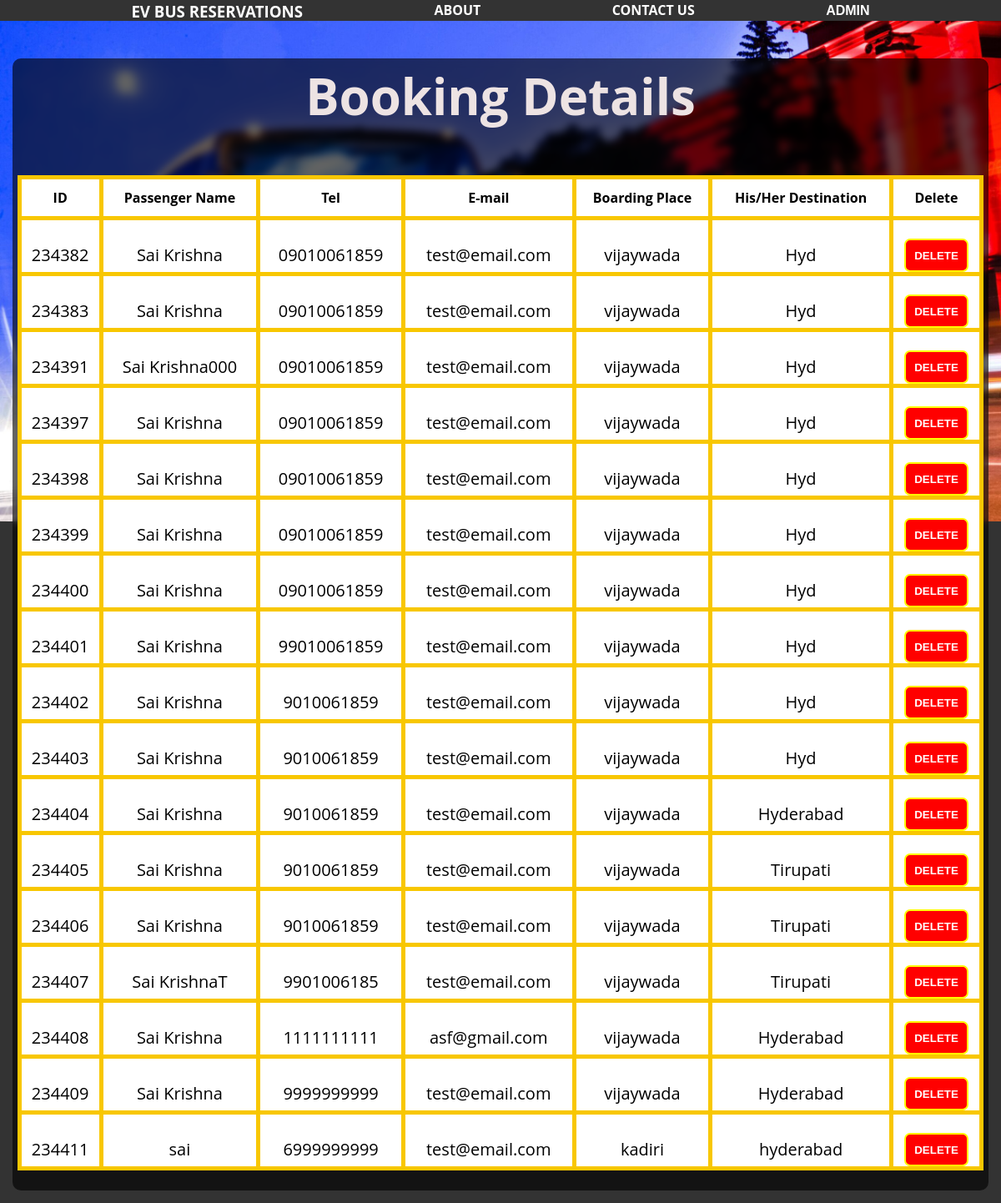
The app's page /BookingManage.php with its own data.
### tables this page shows
CREATE TABLE `booking` (
  `id` int(11) NOT NULL,
  `passenger_name` varchar(255) NOT NULL,
  `telephone` varchar(255) NOT NULL,
  `email` varchar(255) NOT NULL,
  `boarding_place` varchar(255) NOT NULL,
  `Your_destination` varchar(255) NOT NULL
);

### BookingManage.php (the view, shortened to what this page needs)
<?php
  include("connection.php");
?>
<!DOCTYPE html>
<html lang="en">
<head>
  <link rel="stylesheet" href="./css/styles.css">
</head>
<body>
    <div class="nav">
        <ul>
        <li><a  href="./home.php"><h3>EV BUS RESERVATIONS</h3></a></li>
          <li><a href="./about.php">About</a></li>
          <li><a href="./contact.php">Contact Us</a></li>
          <div class="dropdown">
            <button class="dropbtn">ADMIN
            </button>
          </div>
        </ul>
    </div>
  <header>
    <div class="div-main">
      <h1>Booking Details</h1>
    <?php
    $sqlget="SELECT * FROM booking";
    $sqldata=mysqli_query($conn,$sqlget) or die('error getting');
    echo "<table>";
    echo "<tr>
      <th>ID</th>
    <th>Passenger Name</th>
    <th>Tel</th>
    <th>E-mail</th>
    <th>Boarding Place</th>
    <th>His/Her Destination</th>
    <th>Delete</th>
       </tr>";
       while ($row=mysqli_fetch_array($sqldata,MYSQLI_ASSOC))
       {
        echo "<tr><td>";
        echo $row['id'];
        echo "</td><td>";
        echo $row['passenger_name'];
        echo "</td><td>";
        echo $row['telephone'];
        echo "</td><td>";
        echo $row['email'];
        echo "</td><td>";
        echo $row['boarding_place'];
        echo "</td><td>";
        echo $row['Your_destination'];
        echo "</td>";
        ?>
         <td>
        <button style="border:2px solid yellow; border-radius:7px; background-color:red;color:white;">
          <a href="deleteBooking.php?id=<?php echo $row['id'];?>">
          Delete
          </a>
        </button>
        </td>
    </tr>
<?php
       }
       echo "</table>";
?>
<br>
</div>
  </header>
</body>
</html>

### css/styles.css (style rules this page uses)
* { box-sizing: border-box; margin: 0; padding: 0; }
body { font-family: 'Open Sans', sans-serif; font-size: 16px; line-height: 1.5; background-color: #333; color: #ede3e3; }
header { padding: 15px; background-image: url(White-coach-bus-driving-at-night-min-scaled-2560x1280.jpg); background-repeat: no-repeat; background-size: 100%; }
.div-main { border-radius: 10px; background-color: rgba(0, 0, 0, 0.61); backdrop-filter: blur(5px); }
h1 { font-size: 60px; margin: 30px; text-align: center; }
.dropdown { float: left; overflow: hidden; }
.dropdown .dropbtn { font-weight: 700; font-size: 16px; border: none; color: white; background-color: #333; }

### BookingManage.php (style rules this page uses)
.nav { overflow: hidden; height: 25px; }
.nav ul { list-style: none; display: flex; justify-content: space-evenly; }
a { color: #fff; text-decoration: none; font-weight: 700; text-transform: uppercase; }
table { width:99%; border-collapse:collapse; margin:auto; text-align:center; margin-top:50px; border:5px solid #f8c700; background-color: rgb(255, 255, 255); color: #000; }
table th { border:5px solid #f8c700; padding:10px 0px 10px 0px; }
table tr td { border:5px solid #f8c700; height: 58px; padding: 22px 0px 0px 0px; border-bottom: 2px solid rgb(187, 187, 187); font-size: 20px; }
table tr td a { color: white; border-radius: 5px; text-decoration: none; margin: 10px; font-weight: 700; }
.btn,table tr td button { height:40px; border:2px solid yellow; border-radius:7px; background-color:red; color:white; }

### records on screen
booking: id "234382", passenger_name "Sai Krishna", telephone "09010061859", email "test@email.com", boarding_place "vijaywada", Your_destination "Hyd"
booking: id "234383", passenger_name "Sai Krishna", telephone "09010061859", email "test@email.com", boarding_place "vijaywada", Your_destination "Hyd"
booking: id "234391", passenger_name "Sai Krishna000", telephone "09010061859", email "test@email.com", boarding_place "vijaywada", Your_destination "Hyd"
booking: id "234397", passenger_name "Sai Krishna", telephone "09010061859", email "test@email.com", boarding_place "vijaywada", Your_destination "Hyd"
booking: id "234398", passenger_name "Sai Krishna", telephone "09010061859", email "test@email.com", boarding_place "vijaywada", Your_destination "Hyd"
booking: id "234399", passenger_name "Sai Krishna", telephone "09010061859", email "test@email.com", boarding_place "vijaywada", Your_destination "Hyd"
booking: id "234400", passenger_name "Sai Krishna", telephone "09010061859", email "test@email.com", boarding_place "vijaywada", Your_destination "Hyd"
booking: id "234401", passenger_name "Sai Krishna", telephone "99010061859", email "test@email.com", boarding_place "vijaywada", Your_destination "Hyd"
booking: id "234402", passenger_name "Sai Krishna", telephone "9010061859", email "test@email.com", boarding_place "vijaywada", Your_destination "Hyd"
booking: id "234403", passenger_name "Sai Krishna", telephone "9010061859", email "test@email.com", boarding_place "vijaywada", Your_destination "Hyd"
booking: id "234404", passenger_name "Sai Krishna", telephone "9010061859", email "test@email.com", boarding_place "vijaywada", Your_destination "Hyderabad"
booking: id "234405", passenger_name "Sai Krishna", telephone "9010061859", email "test@email.com", boarding_place "vijaywada", Your_destination "Tirupati"
booking: id "234406", passenger_name "Sai Krishna", telephone "9010061859", email "test@email.com", boarding_place "vijaywada", Your_destination "Tirupati"
booking: id "234407", passenger_name "Sai KrishnaT", telephone "9901006185", email "test@email.com", boarding_place "vijaywada", Your_destination "Tirupati"
booking: id "234408", passenger_name "Sai Krishna", telephone "1111111111", email "asf@gmail.com", boarding_place "vijaywada", Your_destination "Hyderabad"
booking: id "234409", passenger_name "Sai Krishna", telephone "9999999999", email "test@email.com", boarding_place "vijaywada", Your_destination "Hyderabad"
booking: id "234411", passenger_name "sai", telephone "6999999999", email "test@email.com", boarding_place "kadiri", Your_destination "hyderabad"
